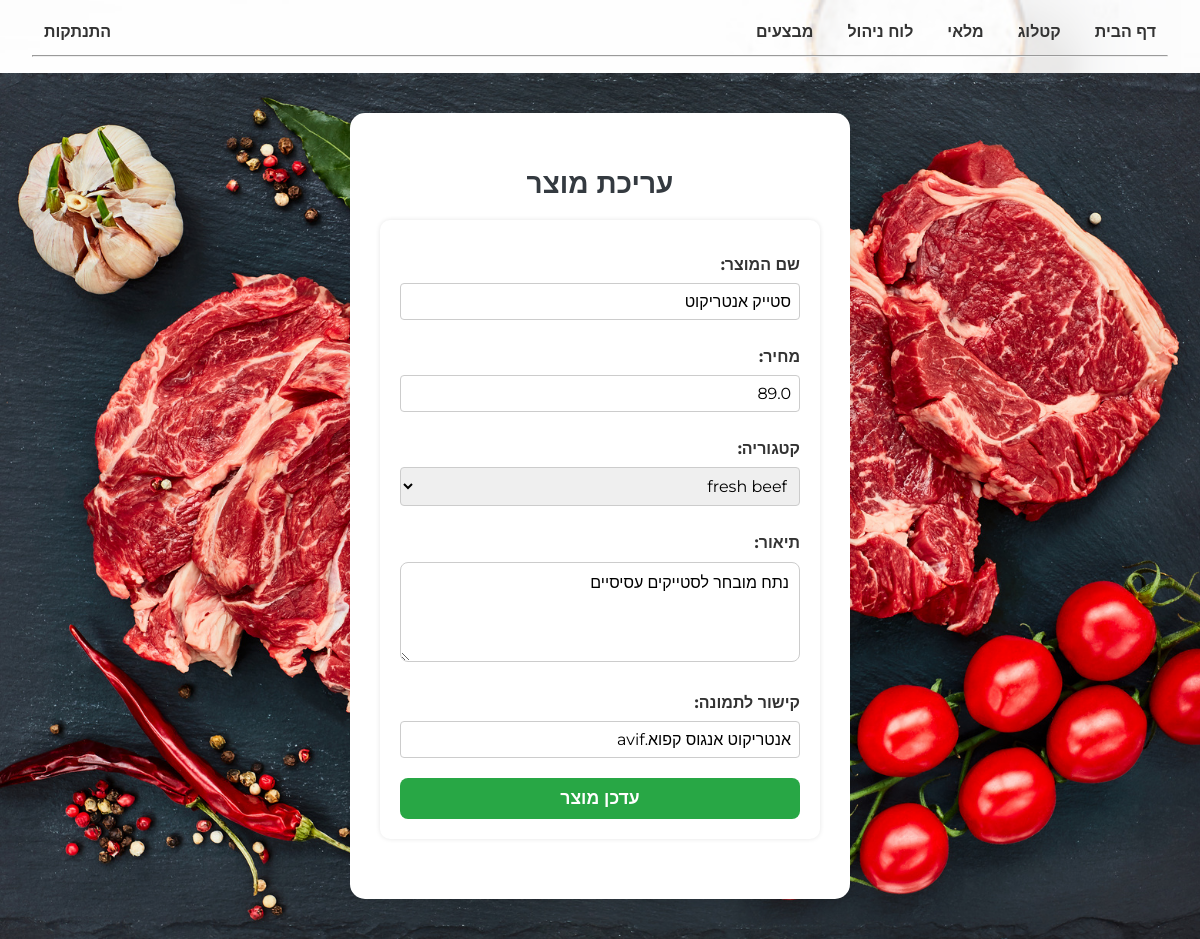
The app's page /katalog/edit/1325 (signed in) with its own data.
### tables this page shows
CREATE TABLE products (
            id INTEGER PRIMARY KEY AUTOINCREMENT,
            name TEXT NOT NULL UNIQUE,
            price REAL NOT NULL,
            category_id INTEGER,
            description TEXT,
            image_url TEXT,
            on_sale INTEGER DEFAULT 0,
            FOREIGN KEY (category_id) REFERENCES categories(id)
        );

CREATE TABLE categories (
            id INTEGER PRIMARY KEY AUTOINCREMENT,
            name TEXT NOT NULL UNIQUE
        );

### server/app.py (the view, shortened to what this page needs)
@app.route('/katalog/edit/<int:product_id>', methods=['GET', 'POST'])
def edit_product(product_id):
    if 'user_id' not in session or session.get('role') != 'admin':
        return redirect(url_for('login'))
    db = get_db()
    product    = db.execute('SELECT * FROM products WHERE id = ?', (product_id,)).fetchone()
    categories = db.execute('SELECT * FROM categories').fetchall()
    return render_template(
        'katalog_form.html',
        product=product,
        categories=categories
    )

### server/app.py (called while the page is built)
def get_db(): # פותח חיבור למסד נתונים
    db = getattr(g, '_database', None)
    if db is None:
        db = g._database = sqlite3.connect(DATABASE)
        db.row_factory = sqlite3.Row
    return db

@app.teardown_appcontext
def close_connection(_):
    db = getattr(g, '_database', None)
    if db is not None:
        db.close()

### server/templates/katalog_form.html (shortened to what this page needs)
{% extends "base.html" %}
{% block content %}
<div class="form-wrapper background-katalog">
  <div class="form-container">
    <h2 class="form-title">
      {% if product %}עריכת מוצר{% else %}הוספת מוצר חדש{% endif %}
    </h2>
    {% if session.get('role') == 'admin' %}
      <form method="post"
            action="{% if product %}{{ url_for('edit_product', product_id=product.id) }}{% else %}{{ url_for('add_product') }}{% endif %}"
            class="product-form">
        <label for="name">שם המוצר:</label>
        <input type="text" id="name" name="name" required
               value="{{ product.name if product else '' }}">
        <label for="price">מחיר:</label>
        <input type="number" id="price" name="price" step="0.01" required
               value="{{ product.price if product else '' }}">
        <label for="category">קטגוריה:</label>
        <select id="category" name="category" required>
          {% for cat in categories %}
            <option value="{{ cat.id }}"
              {% if product and product.category_id==cat.id %}selected{% endif %}>
              {{ cat.name }}
            </option>
          {% endfor %}
        </select>
        <label for="description">תיאור:</label>
        <textarea id="description" name="description">{{ product.description if product else '' }}</textarea>
        <label for="image_url">קישור לתמונה:</label>
        <input type="url" id="image_url" name="image_url"
               value="{{ product.image_url if product else '' }}">
        <button type="submit" class="btn submit-btn">
          {% if product %}עדכן מוצר{% else %}שמור מוצר{% endif %}
        </button>
      </form>
    {% else %}
      <p>אין לך הרשאה לצפות בדף זה.</p>
    {% endif %}
  </div>
</div>
{% endblock %}

### server/static/style.css (style rules this page uses)
body { margin: 0; padding: 0; font-family: 'Montserrat', sans-serif; width: 100vw; height: 100vh; }
body { font-family: Arial, sans-serif; background-color: #010101; direction: rtl; text-align: right; margin: 0; }
h1, h2, h3 { color: #333; }
form { background-color: #ffffff; padding: 20px; border-radius: 10px; box-shadow: 0 0 5px rgba(0,0,0,0.1); max-width: 400px; margin-bottom: 30px; }
label { display: block; margin-bottom: 5px; font-weight: bold; }
input[type="text"], input[type="email"], input[type="password"], input[type="number"], textarea, select { width: 100%; padding: 10px; margin-bottom: 12px; border: 1px solid #ccc; border-radius: 6px; }
button, .btn { background-color: #007bff; color: white; border: none; padding: 10px 18px; border-radius: 6px; cursor: pointer; font-weight: bold; text-decoration: none; display: inline-block; }
body { margin: 0; font-family: Arial, sans-serif; background: #fafafa; color: #333; }
body { margin: 0; padding: 0; font-family: 'Montserrat', sans-serif; }
body { margin: 0; font-family: 'Heebo', sans-serif; background-image: url("/static/images/main_etliz.png"); background-size: cover; background-position: center; background-attachment: fixed; background-repeat: no-repeat; }
.btn { background-color: #007bff; color: white !important; padding: 0.5rem 1rem; text-decoration: none; border: none; border-radius: 4px; display: inline-block; font-size: 1rem; cursor: pointer; transition: background-color .2s; }
.form-container { max-width: 500px; margin: 2rem auto; padding: 1.5rem; background: #cc1a03; border-radius: 8px; box-shadow: 0 4px 12px rgba(0,0,0,0.1); }
.form-title { text-align: center; font-size: 1.75rem; margin-bottom: 1rem; font-family: 'Montserrat', sans-serif; }
.product-form label { display: block; margin-top: 1rem; font-weight: 600; }
.product-form input[type="text"], .product-form input[type="number"], .product-form input[type="url"], .product-form select, .product-form textarea { width: 100%; padding: 0.5rem; margin-top: 0.25rem; border: 1px solid #ccc; border-radius: 4px; font-size: 1rem; font-family: inherit; box-sizing: border-box; }
.product-form textarea { min-height: 100px; resize: vertical; }
.submit-btn { display: block; width: 100%; margin: 1.5rem 0 0; padding: 0.75rem; background-color: #28a745; color: #fff !important; font-size: 1.1rem; border: none; border-radius: 4px; cursor: pointer; transition: background-color .2s; }
.form-wrapper { display: flex; justify-content: center; align-items: flex-start; padding: 2rem 0; min-height: calc(100vh - 4rem); background: #c41c00; }
.form-container { max-width: 500px; width: 90%; background: #fff; border-radius: 8px; padding: 1.5rem; box-shadow: 0 4px 12px rgba(0,0,0,0.1); }
.background-katalog { background-image: url("/static/images/katalogformpic.jpg"); background-size: cover; background-repeat: no-repeat; background-position: center; min-height: 100vh; display: flex; justify-content: center; align-items: center; padding: 0; margin: 0; }
.form-container { background-color: rgba(255, 255, 255, 0.96); padding: 30px; border-radius: 20px; box-shadow: 0 0 25px rgba(0, 0, 0, 0.3); width: 100%; max-width: 500px; box-sizing: border-box; }
.form-container { max-width: 500px; margin: 40px auto; background-color: #fff; padding: 30px; border-radius: 15px; box-shadow: 0 4px 12px rgba(0,0,0,0.1); direction: rtl; text-align: right; }
.form-container h2 { margin-bottom: 20px; color: #343a40; }
.form-container label { display: block; margin-top: 15px; font-weight: bold; }
.form-container input, .form-container textarea { width: 100%; padding: 10px; margin-top: 5px; border-radius: 8px; border: 1px solid #ccc; }
.form-container button { margin-top: 20px; background-color: #28a745; color: white; padding: 10px 18px; border: none; border-radius: 8px; cursor: pointer; font-weight: bold; }

### server/templates/base.html (style rules this page uses)
html, body { margin: 0; padding: 0; width: 100%; height: 100%; overflow-x: hidden; font-family: 'Montserrat', sans-serif; }

### records on screen
products: name "סטייק אנטריקוט", price "89.0", category "fresh beef", description "נתח מובחר לסטייקים עסיסיים", image_url "אנטריקוט אנגוס קפוא.avif"
